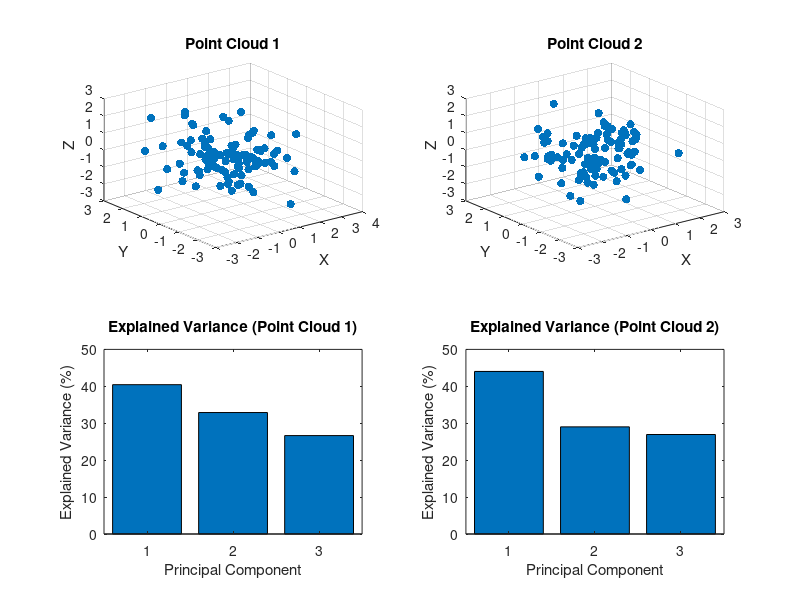
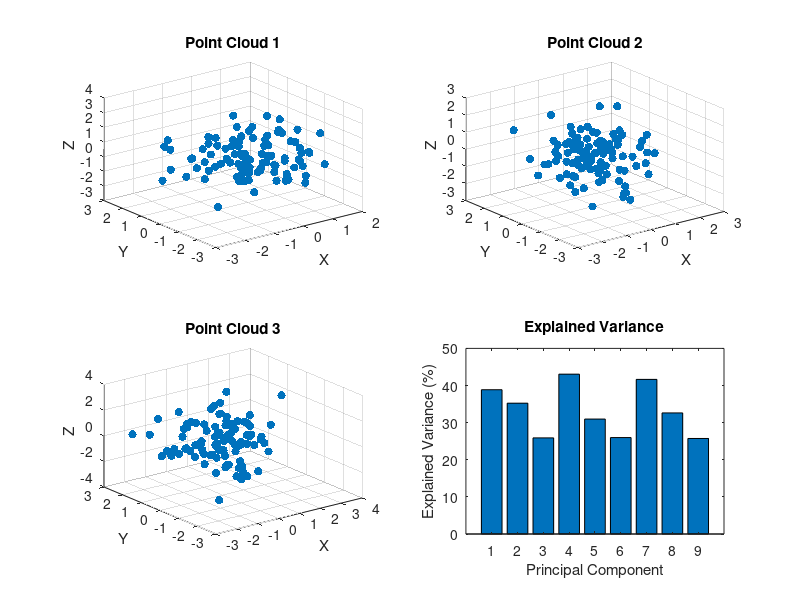

Source code (MATLAB) for these figures, in order:
% Generate two 3D point clouds
nPoints = 100;
cloud1 = randn(nPoints, 3);
cloud2 = randn(nPoints, 3);

% Perform PCA analysis on the point clouds
[coeff1, score1, ~, ~, explained1] = pca(cloud1);
[coeff2, score2, ~, ~, explained2] = pca(cloud2);

% Calculate similarity in all dimensions
similarity = zeros(1, 3); % Change dimensions if needed
for dim = 1:3
    similarity(dim) = abs(dot(coeff1(:,dim), coeff2(:,dim)));
end

% Visualize the results
figure;
subplot(2, 2, 1);
scatter3(cloud1(:,1), cloud1(:,2), cloud1(:,3), 'filled');
title('Point Cloud 1');
xlabel('X');
ylabel('Y');
zlabel('Z');

subplot(2, 2, 2);
scatter3(cloud2(:,1), cloud2(:,2), cloud2(:,3), 'filled');
title('Point Cloud 2');
xlabel('X');
ylabel('Y');
zlabel('Z');

subplot(2, 2, 3);
bar(explained1);
title('Explained Variance (Point Cloud 1)');
xlabel('Principal Component');
ylabel('Explained Variance (%)');

subplot(2, 2, 4);
bar(explained2);
title('Explained Variance (Point Cloud 2)');
xlabel('Principal Component');
ylabel('Explained Variance (%)');

% Print similarity in all dimensions
disp('Similarity in all dimensions:');
disp(similarity);


%%
%{

This code generates three 3D point clouds (cloud1, cloud2, and cloud3) with a length of 
nPoints. It then performs a PCA analysis on all three point clouds using the pca function. 
The PCA results are stored in coeff1, score1, coeff2, score2, coeff3, and score3. 
The code then calculates the similarity between each pair of point clouds in all 
dimensions by taking the dot product of the corresponding principal component vectors and 
storing the results in similarity12, similarity13, and similarity23. Next, the code 
determines the most similar point clouds based on the total similarity across all 
dimensions. The point clouds are ranked based on the sum of their similarity values, 
and the two most similar point clouds are identified. The code then visualizes the three 
point clouds using scatter plots and displays their explained variances using a bar plot. 
Each subplot represents one of the point clouds. Finally, the code prints the similarities 
between the point clouds in all dimensions and displays the indices of the most similar 
point clouds. Note that in this example, the similarity calculation is done separately
 for each pair of point clouds. If you have more than three point clouds, you can extend 
the calculation and comparison accordingly.

%}

% Generate three 3D point clouds
nPoints = 100;
cloud1 = randn(nPoints, 3);
cloud2 = randn(nPoints, 3);
cloud3 = randn(nPoints, 3);

% Perform PCA analysis on the point clouds
[coeff1, score1, ~, ~, explained1] = pca(cloud1);
[coeff2, score2, ~, ~, explained2] = pca(cloud2);
[coeff3, score3, ~, ~, explained3] = pca(cloud3);

% Calculate similarity in all dimensions
similarity12 = zeros(1, 3); % Change dimensions if needed
similarity13 = zeros(1, 3);
similarity23 = zeros(1, 3);
for dim = 1:3
    similarity12(dim) = abs(dot(coeff1(:,dim), coeff2(:,dim)));
    similarity13(dim) = abs(dot(coeff1(:,dim), coeff3(:,dim)));
    similarity23(dim) = abs(dot(coeff2(:,dim), coeff3(:,dim)));
end

% Determine the most similar point clouds
similarities = [sum(similarity12), sum(similarity13), sum(similarity23)];
[~, mostSimilarIndices] = sort(similarities, 'descend');
mostSimilarClouds = mostSimilarIndices(1:2);

% Visualize the results
figure;

subplot(2, 2, 1);
scatter3(cloud1(:,1), cloud1(:,2), cloud1(:,3), 'filled');
title('Point Cloud 1');
xlabel('X');
ylabel('Y');
zlabel('Z');

subplot(2, 2, 2);
scatter3(cloud2(:,1), cloud2(:,2), cloud2(:,3), 'filled');
title('Point Cloud 2');
xlabel('X');
ylabel('Y');
zlabel('Z');

subplot(2, 2, 3);
scatter3(cloud3(:,1), cloud3(:,2), cloud3(:,3), 'filled');
title('Point Cloud 3');
xlabel('X');
ylabel('Y');
zlabel('Z');

subplot(2, 2, 4);
bar([explained1; explained2; explained3]');
title('Explained Variance');
xlabel('Principal Component');
ylabel('Explained Variance (%)');

% Print similarity in all dimensions
disp('Similarity between Point Cloud 1 and Point Cloud 2:');
disp(similarity12);
disp('Similarity between Point Cloud 1 and Point Cloud 3:');
disp(similarity13);
disp('Similarity between Point Cloud 2 and Point Cloud 3:');
disp(similarity23);

% Print the most similar point clouds
disp('The most similar point clouds are:');
disp(mostSimilarClouds);

%%


% Define the 1x3 matrix
vec1 = [1, 2, 3];

% Define the 9x3 matrix
mat2 = randn(9, 3);

% Perform the dot product
dotProduct = sum(vec1 .* mat2, 2);

% Display the dot product
disp('Dot product between vec1 and mat2:');
disp(dotProduct);
